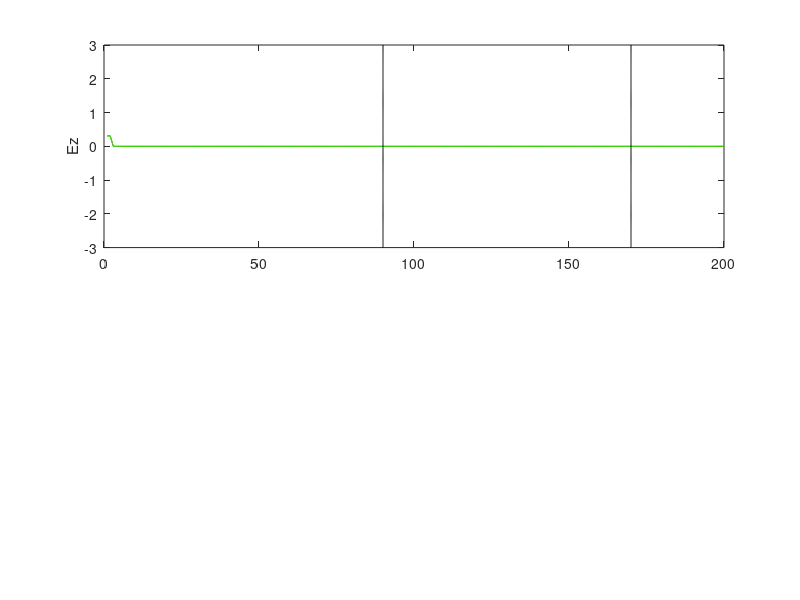

This figure's MATLAB source: (Note: this script raises an error after producing the figure.)
clc; clear;


%Different sigma, frequence = 1.0e9

 N=200;               %numper of cells 
 c=2.99792458e8;      %speed of light  
 fs=1.0e9;            %frequency
 T=1/fs;              %period
 lamda=c/fs;          %wavelength
 dx=lamda/20.0;       %space step
 dt=dx/c;             %time step 
 muz=4.0*pi*1.0e-7;   %permeability of free space
 epsz=1.0/(c*c*muz);  %permittivity of free space
 omega=2.0*pi*fs;
 omegadt=omega*dt;
 e=exp(1);
 nr=1/e; 

 Nt=30;                       %total number of periods to run simulation
 nmax=round(Nt*T/dt);         %total number of time steps


TIME=zeros(1,3);
delta=zeros(1,3);
SIGMA=zeros(1,3);

 epsr = ones(N,1);
 sigma = zeros(N,1);
 mur=ones(N,1);
 sim=zeros(N,1);
pl=1;
for profile=1:3
 
  for i=1:N
   
    if (profile==1)
      
       if (i>=100 && i<=160)
        epsr(i)=9;
        sigma(i)=0.01;
       end 
    end 
    
    if (profile==2)
      
       if (i>=100 && i<=160)
        epsr(i)=9;
        sigma(i)=0.1;
       end 
    end 
    
    if (profile==3)
      
       if (i>=100 && i<=160)
        epsr(i)=9;
        sigma(i)=1;
       end 
    end 
    
  end 
 
EE=zeros(N,nmax);
 

 ca=(1.0-(dt*sigma)./(2.0*epsz*epsr))./(1.0+(dt*sigma)./(2.0*epsz*epsr));
 cb=(dt/epsz./epsr/dx)./(1.0+(dt*sigma)./(2.0*epsz*epsr));

 da=(1.0-(dt*sim)./(2.0*muz*mur))./(1.0+(dt*sim)./(2.0*muz*mur));
 db=(dt/muz./mur/dx)./(1.0+(dt*sim)./(2.0*muz*mur));


 Ez=zeros(1,N);
 Hy=zeros(1,N);
 emaxz(1:N)=0;
 emaxy(1:N)=0;
 d=sqrt(10^6*2./(sigma.*mur.*omega));
 x=1:N;
 
 %TFSF boundary
 
 x1a=90*ones(1,N);
 x2a=90*ones(1,N);
 y1a=linspace(-3,3,N);
 y2a=linspace(-8e-3,8e-3,N);
 
 x1b=170*ones(1,N);
 x2b=170*ones(1,N);
 

 
 
j=1;


 for n=1:nmax
    
    Ez(1)=sin(omegadt*n); 
    
  
    for i=1:N-1
         Hy(i)=da(i)*Hy(i)-db(i)*(Ez(i+1)-Ez(i));
    end
    Hy(N)=0;
   
  
     for i=2:N
         Ez(i)=ca(i)*Ez(i)-cb(i)*(Hy(i)-Hy(i-1));
     end
     
    
     
     
     
     
     %mur's ABC first order
      Ez(1)=Ez(2); 
      Ez(N)=Ez(N-1);
    
    
     Ez(N)=0; %Pec
     
     
     emaxz=max(Ez,emaxz);
     emaxy=max(Hy,emaxy);
     
   EE(:,j)=emaxz;
     
  j=j+1;

     
 
  figure(pl)  
  subplot(2,1,1),plot(x,Ez,'r',x,emaxz,'g',x1a,y1a,'-black',x1b,y1a,'-black'),axis([0 N -3 3]);
  ylabel('Ez'); title(['n= ',num2str(round(n*dt*fs,1)),'ns  ','f= ',num2str(fs/10^9),'GHz  ','sigma= ',num2str(sigma(100))]);
  subplot(2,1,2),plot(x,Hy,'b',x,emaxy,'g',x2a,y2a,'-black',x2b,y2a,'-black'),axis([0 N -8e-3 8e-3]);
  ylabel('Hy'); xlabel('grid coordinate')
  pause(0.05)  
  
  
 end
pl= pl+1;  % for plots

time=zeros();
 k=1;
 for j=1:nmax
     for i=1:N
        if (EE(i,j)< nr)
            time(k)=j*dt*fs;
           k=k+1;
        end
     end
       
 end    
 
  TIME(profile)=time(1);
  SIGMA(profile)=sigma(100); 
end 

 
 
   for i =1:length(TIME)
         delta(i)=sqrt(2/(omega*TIME(i)*muz*SIGMA(i)));
        
   end
    
 figure(pl)   

 plot(SIGMA,delta,'-o') 
 hold on
 fplot(@(s) sqrt(2/(omega*muz*s)),[SIGMA(1) SIGMA(3)],'--')
 xlabel('sigma')
 ylabel('delta (micrometers)')
 title('skin depth')
 
 

%different frequenses sigma = 0.01

 
 N=200;                  %numper of cells 
 c=2.99792458e8;         %speed of light  
 FS=[1.0e9,3.0e9,6.0e9];   %frequences
 TIME=zeros(1,3);
 delta=zeros(1,3);
 pl=pl+1;
 for PROF=1:3
    
     if (PROF==1)
         fs=FS(1);
     end
      
     if (PROF==3)
         fs=FS(2);
     end
     
     if (PROF==9)
         fs=FS(3);
     end
 
 
 
 
 
 
 
 
 T=1/fs;              %period
 lamda=c/fs;          %wavelength
 dx=lamda/20.0;       %space step
 dt=dx/c;             %time step 
 muz=4.0*pi*1.0e-7;   %permeability of free space
 epsz=1.0/(c*c*muz);  %permittivity of free space
 omega=2.0*pi*fs;
 omegadt=omega*dt;
 e=exp(1);
 nr=1/e; 

 Nt=30;                       %total number of periods to run simulation
 nmax=round(Nt*T/dt);         %total number of time steps






 epsr = ones(N,1);
 sigma = zeros(N,1);
 mur=ones(N,1);
 sim=zeros(N,1);


 
  for i=1:N
   
   
      
       if (i>=100 && i<=160)
        epsr(i)=9;
        sigma(i)=0.01;
       end 
  
  end 
    
 
 
EE=zeros(N,nmax);
 

 ca=(1.0-(dt*sigma)./(2.0*epsz*epsr))./(1.0+(dt*sigma)./(2.0*epsz*epsr));
 cb=(dt/epsz./epsr/dx)./(1.0+(dt*sigma)./(2.0*epsz*epsr));

 da=(1.0-(dt*sim)./(2.0*muz*mur))./(1.0+(dt*sim)./(2.0*muz*mur));
 db=(dt/muz./mur/dx)./(1.0+(dt*sim)./(2.0*muz*mur));


 Ez=zeros(1,N);
 Hy=zeros(1,N);
 emaxz(1:N)=0;
 emaxy(1:N)=0;
 d=sqrt(10^6*2./(sigma.*mur.*omega));
 x=1:N;
 
 %TFSF boundary
 
 x1a=90*ones(1,N);
 x2a=90*ones(1,N);
 y1a=linspace(-3,3,N);
 y2a=linspace(-8e-3,8e-3,N);
 
 x1b=170*ones(1,N);
 x2b=170*ones(1,N);
 

 
 
j=1;


 for n=1:nmax
    
    Ez(1)=sin(omegadt*n); 
    
  
    for i=1:N-1
         Hy(i)=da(i)*Hy(i)-db(i)*(Ez(i+1)-Ez(i));
    end
    Hy(N)=0;
   
  
     for i=2:N
         Ez(i)=ca(i)*Ez(i)-cb(i)*(Hy(i)-Hy(i-1));
     end
     
    
     
     
     
     
     %mur's ABC first order
      Ez(1)=Ez(2); 
      Ez(N)=Ez(N-1);
    
    
     Ez(N)=0; %Pec
     
     
     emaxz=max(Ez,emaxz);
     emaxy=max(Hy,emaxy);
     
   EE(:,j)=emaxz;
     
  j=j+1;

     
 
  figure(pl)  
  subplot(2,1,1),plot(x,Ez,'r',x,emaxz,'g',x1a,y1a,'-black',x1b,y1a,'-black'),axis([0 N -3 3]);
  ylabel('Ez'); title(['n= ',num2str(round(n*dt*fs,1)),'ns  ','f= ',num2str(fs/10^9),'GHz  ','sigma= ',num2str(sigma(100))]);
  subplot(2,1,2),plot(x,Hy,'b',x,emaxy,'g',x2a,y2a,'-black',x2b,y2a,'-black'),axis([0 N -8e-3 8e-3]);
  ylabel('Hy'); xlabel('grid coordinate')
  pause(0.05)  
  
  
 end
 

 
  
 
 
time=zeros();
 k=1;
 for j=1:nmax
     for i=1:N
        if (EE(i,j)< nr)
            time(k)=j*dt;
           k=k+1;
           
        end
     end
       
 end    
 
 pl=pl+1;
   TIME(PROF)=time(1)*FS(PROF);
 
 
 end
 
 
   for i =1:length(TIME)
         delta(i)=sqrt(1/(pi*FS(i)*TIME(i)*muz*sigma(100)));
   end
    
   
 figure(pl)   
 
 plot(FS,delta,'o-') 
 hold on 
 fplot(@(f) sqrt(1/(pi*f*muz*0.01)),[FS(1) FS(3)],'--')
 xlabel('Frequence Hz')
 ylabel('delta (micrometers)')
 title('skin depth')

 